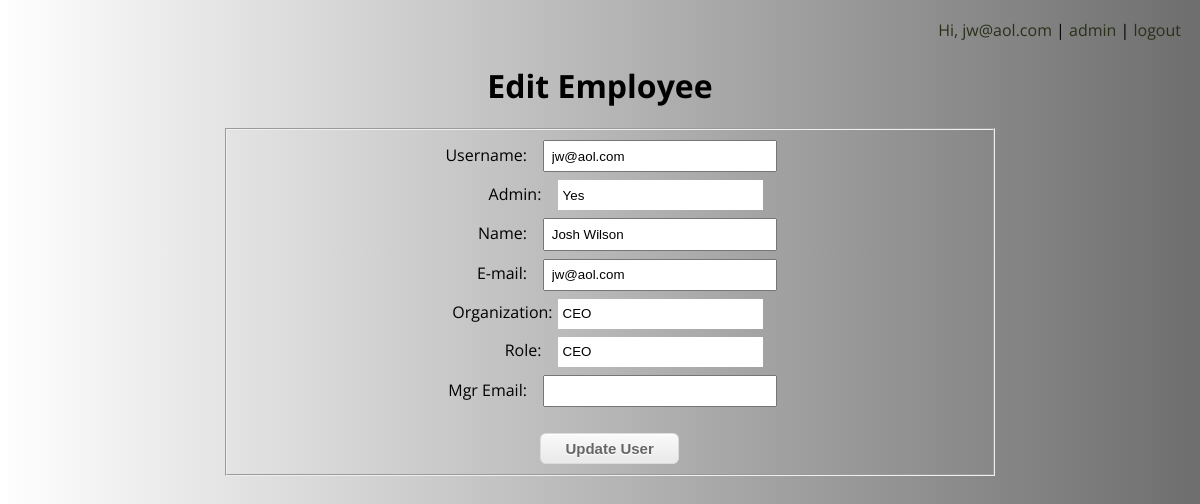
Screenshot of /accounts/editUser.php?id=1 (signed in) with the database file from the repository.
### tables this page shows
CREATE TABLE `credentials2` (
	`id` INT NULL,
	`username` VARCHAR(45) NULL,
	`password` VARCHAR(45) NULL,
	`admin` BINARY NULL,
	PRIMARY KEY (`id`),
	FOREIGN KEY (`id`) REFERENCES employees(`id`));

CREATE TABLE `employees` (
	`id` INT NOT NULL AUTO_INCREMENT, 
	`name` VARCHAR(45) NULL,
	`email` VARCHAR(45) NULL,
	`organization_name` VARCHAR(45) NULL, 
	`role` VARCHAR(45) NULL, 
	`manager_email` VARCHAR (45) NULL, 
	PRIMARY KEY (`id`));

### accounts/editUser.php (the view, shortened to what this page needs)
<?php
	require("../includes/header.php");
	require("../includes/topmenu.php");
	require("../controllers/db2.php");
?>
	<div class="main-content-wrapper">
		<h1 class="indexH1">Edit Employee</h1>
		<?php
		    $employeeID = $_GET['id'];
		    $userQuery = "select username, admin, name, email, organization_name, role, manager_email
							 from credentials2, employees where credentials2.id = " . $employeeID . " and employees.id = " . $employeeID;
		    $result = mysqli_query($connection, $userQuery);
		    $row = mysqli_fetch_assoc($result);
		    $username = $row['username'];
		    $admin = $row['admin'];
		    $name = $row['name'];
		    $email = $row['email'];
		    $orgName = $row['organization_name'];
		    $role = $row['role'];
		    $mgrEmail = $row['manager_email'];
		?>
        <form class="edit-user-form" name="editUser" action="updateUser.php" method="post">
            <fieldset class="fieldset">
               <label>Username:</label>
                   <input type="text" name="username" readonly="true" class="fields" value="<?php echo $username ?>" size="25"><br>
              <div class="styled-select"> <label>Admin:</label>
                  <select name="admin">
                    <option value="1" <?php if($admin == 1) {echo "selected";} ?> >Yes</option>
               	  </select></div>
               <label>Name:</label>
                   <input type="text" name="name" class="fields" value="<?php echo $name ?>" size="25"><br>
               <label>E-mail:</label>
                   <input type="text" name="email" class="fields" value="<?php echo $email ?>" size="25"><br>
               <div class="styled-select">
               <label>Organization:</label>
                    <select name="orgName">
                    <option value="CEO" <?php if($orgName == "CEO") {echo "selected";} ?> >CEO</option>
                  </select></div>
               <div class="styled-select">
               <label>Role:</label>
                  <select name="role">
                    <option value="CEO" <?php if($role == "CEO") {echo "selected";} ?> >CEO</option>
               	  </select></div>
               <label>Mgr Email:</label>
                   <input type="text" name="mgrEmail" class="fields" value="<?php echo $mgrEmail ?>" size="25"><br>
	             <br />
               		<input type="submit" name="updateUser" value="Update User" class="formButton">
       		</fieldset>
    	</form>
	</div>
  </body>
</html>

### styles/main.css (style rules this page uses)
body { height: 100%; margin: 0; font-family: 'Open Sans', sans-serif; background-image: -webkit-gradient( linear, right top, left top, color-stop(0, #6E6E6E), color-stop(1, #FFFFFF), color-stop(1, #1B1B1B) ); background-image: -o-linear-gradient(left, #6E6E6E 0%, #FFFFFF 100%, #1B1B1B 100%); background-image: -moz-linear-gradient(left, #6E6E6E 0%, #FFFFFF 100%, #1B1B1B 100%); background-image: -webkit-linear-gradient(left, #6E6E6E 0%, #FFFFFF 100%, #1B1B1B 100%); background-image: -ms-linear-gradient(left, #6E6E6E 0%, #FFFFFF 100%, #1B1B1B 100%); background-image: linear-gradient(to left, #6E6E6E 0%, #FFFFFF 100%, #1B1B1B 100%); }
html { min-height: 100%; }
.main-content-wrapper { margin: 4em; text-align: center; }
form.edit-user-form { width: 75%; margin-left: 12%; }
form.edit-user-form label { margin-right: .5em; display: inline-block; width:12%; text-align: right; }
.fieldset { margin-left: 2em; }
.fields { margin: .3em; padding: .5em; }

### styles/generated.css (style rules this page uses)
.styled-select select { background: white; background: url(http://bavotasan.com/wp-content/uploads/2011/05/down_arrow_select.jpg) no-repeat right white; width: 15.4em; padding: 5px; line-height: 1; border: 0px solid black; border-radius: 0; height: 30px; -webkit-appearance: none; margin: 4px; }
.formButton { -moz-box-shadow:inset 0px 1px 0px 0px #ffffff; -webkit-box-shadow:inset 0px 1px 0px 0px #ffffff; box-shadow:inset 0px 1px 0px 0px #ffffff; background:-webkit-gradient(linear, left top, left bottom, color-stop(0.05, #f9f9f9), color-stop(1, #e9e9e9)); background:-moz-linear-gradient(top, #f9f9f9 5%, #e9e9e9 100%); background:-webkit-linear-gradient(top, #f9f9f9 5%, #e9e9e9 100%); background:-o-linear-gradient(top, #f9f9f9 5%, #e9e9e9 100%); background:-ms-linear-gradient(top, #f9f9f9 5%, #e9e9e9 100%); background:linear-gradient(to bottom, #f9f9f9 5%, #e9e9e9 100%); filter:progid:DXImageTransform.Microsoft.gradient(startColorstr='#f9f9f9', endColorstr='#e9e9e9',GradientType=0); background-color:#f9f9f9; -moz-border-radius:6px; -webkit-border-radius:6px; border-radius:6px; border:1px solid #dcdcdc; display:inline-block; cursor:pointer; color:#666666; font-family:Arial; font-size:15px; font-weight:bold; padding:6px 24px; text-decoration:none; text-shadow:0px 1px 0px #ffffff; }

### rows the page displays
credentials2: username "jw@aol.com", admin "Yes", name "Josh Wilson", email "jw@aol.com"
employees: orgName "CEO", role "CEO"

### other values shown
$_SESSION['uname'] "jw@aol.com"
